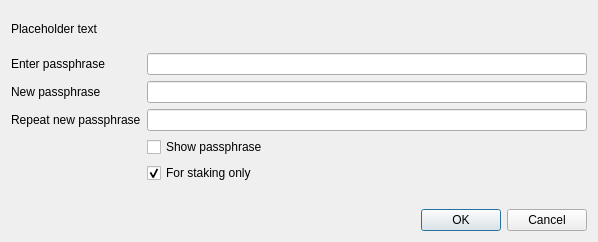
<?xml version="1.0" encoding="UTF-8"?>
<ui version="4.0">
 <class>AskPassphraseDialog</class>
 <widget class="QDialog" name="AskPassphraseDialog">
  <property name="geometry">
   <rect>
    <x>0</x>
    <y>0</y>
    <width>598</width>
    <height>242</height>
   </rect>
  </property>
  <property name="sizePolicy">
   <sizepolicy hsizetype="Preferred" vsizetype="Minimum">
    <horstretch>0</horstretch>
    <verstretch>0</verstretch>
   </sizepolicy>
  </property>
  <property name="minimumSize">
   <size>
    <width>550</width>
    <height>0</height>
   </size>
  </property>
  <property name="windowTitle">
   <string>Passphrase Dialog</string>
  </property>
  <layout class="QVBoxLayout" name="verticalLayout">
   <property name="sizeConstraint">
    <enum>QLayout::SetMinimumSize</enum>
   </property>
   <item>
    <widget class="QLabel" name="warningLabel">
     <property name="text">
      <string notr="true">Placeholder text</string>
     </property>
     <property name="textFormat">
      <enum>Qt::RichText</enum>
     </property>
     <property name="wordWrap">
      <bool>true</bool>
     </property>
    </widget>
   </item>
   <item>
    <layout class="QFormLayout" name="formLayout">
     <property name="sizeConstraint">
      <enum>QLayout::SetMinimumSize</enum>
     </property>
     <property name="fieldGrowthPolicy">
      <enum>QFormLayout::AllNonFixedFieldsGrow</enum>
     </property>
     <item row="0" column="0">
      <widget class="QLabel" name="passLabel1">
       <property name="text">
        <string>Enter passphrase</string>
       </property>
      </widget>
     </item>
     <item row="0" column="1">
      <widget class="QLineEdit" name="passEdit1">
       <property name="echoMode">
        <enum>QLineEdit::Password</enum>
       </property>
      </widget>
     </item>
     <item row="1" column="0">
      <widget class="QLabel" name="passLabel2">
       <property name="text">
        <string>New passphrase</string>
       </property>
      </widget>
     </item>
     <item row="1" column="1">
      <widget class="QLineEdit" name="passEdit2">
       <property name="echoMode">
        <enum>QLineEdit::Password</enum>
       </property>
      </widget>
     </item>
     <item row="2" column="0">
      <widget class="QLabel" name="passLabel3">
       <property name="text">
        <string>Repeat new passphrase</string>
       </property>
      </widget>
     </item>
     <item row="2" column="1">
      <widget class="QLineEdit" name="passEdit3">
       <property name="echoMode">
        <enum>QLineEdit::Password</enum>
       </property>
      </widget>
     </item>
     <item row="3" column="1">
      <widget class="QCheckBox" name="toggleShowPasswordButton">
       <property name="text">
        <string>Show passphrase</string>
       </property>
      </widget>
     </item>
     <item row="4" column="1">
      <widget class="QCheckBox" name="stakingCheckBox">
       <property name="text">
        <string>For staking only</string>
       </property>
       <property name="checked">
        <bool>true</bool>
       </property>
       <property name="toolTip">
        <string>Serves to disable the trivial sendmoney when OS account compromised. Provides no real security.</string>
       </property>
      </widget>
     </item>
     <item row="5" column="1">
      <widget class="QLabel" name="capsLabel">
       <property name="font">
        <font>
         <weight>75</weight>
         <bold>true</bold>
        </font>
       </property>
       <property name="text">
        <string/>
       </property>
       <property name="alignment">
        <set>Qt::AlignCenter</set>
       </property>
      </widget>
     </item>
    </layout>
   </item>
   <item>
    <widget class="QDialogButtonBox" name="buttonBox">
     <property name="orientation">
      <enum>Qt::Horizontal</enum>
     </property>
     <property name="standardButtons">
      <set>QDialogButtonBox::Cancel|QDialogButtonBox::Ok</set>
     </property>
    </widget>
   </item>
  </layout>
 </widget>
 <resources/>
 <connections>
  <connection>
   <sender>buttonBox</sender>
   <signal>accepted()</signal>
   <receiver>AskPassphraseDialog</receiver>
   <slot>accept()</slot>
   <hints>
    <hint type="sourcelabel">
     <x>20</x>
     <y>20</y>
    </hint>
    <hint type="destinationlabel">
     <x>20</x>
     <y>20</y>
    </hint>
   </hints>
  </connection>
  <connection>
   <sender>buttonBox</sender>
   <signal>rejected()</signal>
   <receiver>AskPassphraseDialog</receiver>
   <slot>reject()</slot>
   <hints>
    <hint type="sourcelabel">
     <x>20</x>
     <y>20</y>
    </hint>
    <hint type="destinationlabel">
     <x>20</x>
     <y>20</y>
    </hint>
   </hints>
  </connection>
 </connections>
</ui>
